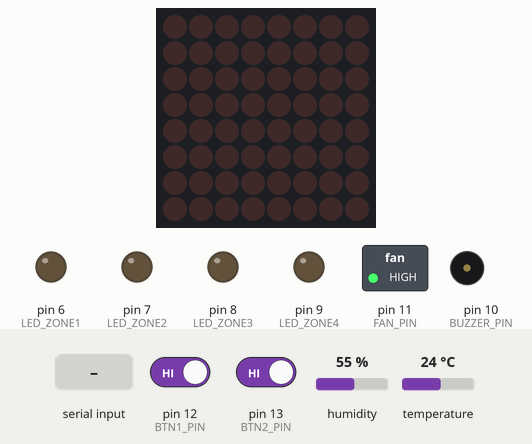
This sketch was run on a simulated Arduino Uno, built with avr-gcc and run on an emulated ATmega328P. Parts: 8×8 LED matrix, switched loads named in the sketch (green lamp = pin HIGH), output pins drawn as LEDs (lit = HIGH), buzzer (waves = sounding, pin HIGH). The inputs (shaded band) are chosen by the test bench; at power-on: pin 12 (BTN1_PIN) HIGH, pin 13 (BTN2_PIN) HIGH, humidity 55 %, temperature 24 °C. What the sketch prints to the serial monitor is not drawn.

Above: at 2.2 s.
2.3 s: "START_FAN\n" received over Serial
6.5 s: pin 12 (BTN1_PIN) driven LOW and pin 13 (BTN2_PIN) driven LOW
14.1 s: pin 13 (BTN2_PIN) driven HIGH
At 17.1 s:
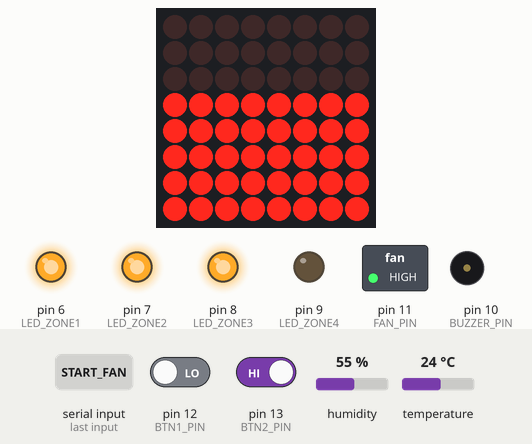
17.5 s: "STOP_FAN\n" received over Serial
At 18.7 s:
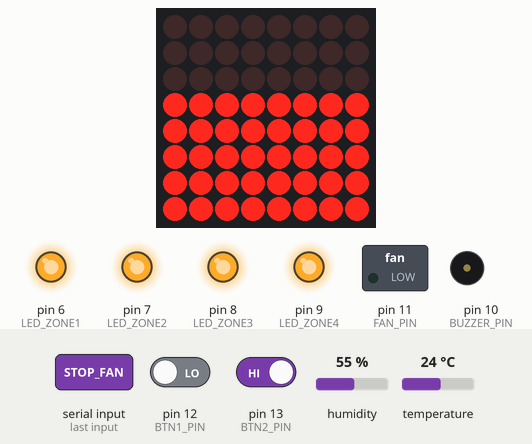
19.0 s: humidity set to 68 %
At 19.4 s:
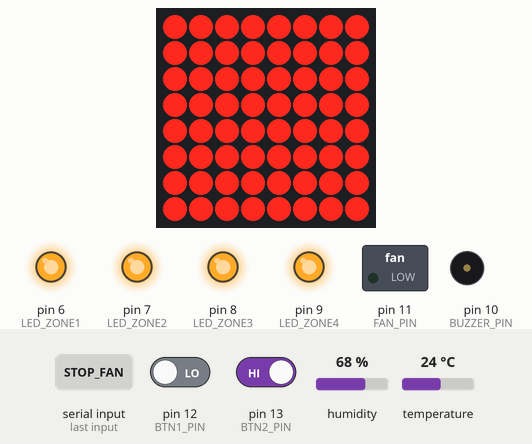
20.5 s: humidity set to 22 %
At 22.9 s:
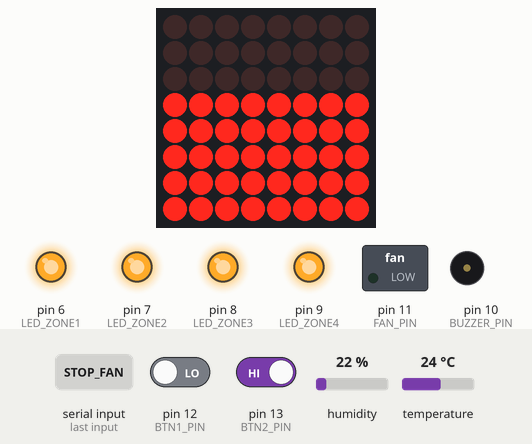
Timing chart, 0 to 24.4 s (numbered marks = the images above; inputs shaded):
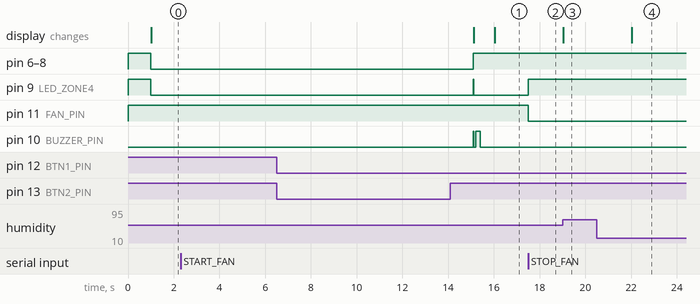

The sketch:

contamination_demo.ino
```cpp
/*
 * ContaminationHunter — Arduino Demo Firmware
 * Board: Arduino UNO R3
 *
 * Pin Map:
 *   2  → DHT11 signal
 *   3  → MAX7219 DIN
 *   4  → MAX7219 CS
 *   5  → MAX7219 CLK
 *   6  → Zone 1 LED (green)
 *   7  → Zone 2 LED (green)
 *   8  → Zone 3 LED (yellow)
 *   9  → Zone 4 LED (red)
 *  10  → Active buzzer
 *  11  → Fan/motor (transistor base, NPN PN2222)
 *  12  → Button 1 (manual contamination trigger)
 *  13  → Button 2 (fan on/off toggle / demo reset)
 */

#include <DHT.h>
#include <LedControl.h>

// ── Pin definitions ──────────────────────────────────────────────────────────
#define DHT_PIN       2
#define MAX_DIN       3
#define MAX_CS        4
#define MAX_CLK       5
#define LED_ZONE1     6
#define LED_ZONE2     7
#define LED_ZONE3     8
#define LED_ZONE4     9
#define BUZZER_PIN   10
#define FAN_PIN      11
#define BTN1_PIN     12
#define BTN2_PIN     13

// ── DHT11 ────────────────────────────────────────────────────────────────────
#define DHT_TYPE DHT11
DHT dht(DHT_PIN, DHT_TYPE);

// ── MAX7219 ──────────────────────────────────────────────────────────────────
LedControl lc = LedControl(MAX_DIN, MAX_CLK, MAX_CS, 1);

// ── State machine ─────────────────────────────────────────────────────────────
enum State { IDLE, CONTAMINATED, SOLVED };
State state = IDLE;

// ── Startup lockout ───────────────────────────────────────────────────────────
// DHT11 produces garbage readings for the first few seconds after power-on.
// We discard the first WARMUP_READS readings entirely, then build a baseline,
// then arm detection. No contamination can trigger during this window.
const int  WARMUP_READS       = 5;    // discard first N reads (5 seconds)
const int  BASELINE_SAMPLES   = 8;    // then average N reads for baseline (~8s)
int        warmupCount        = 0;
bool       warmupDone         = false;

// ── DHT11 baseline ────────────────────────────────────────────────────────────
float baselineHumidity    = 0;
float baselineTemp        = 0;
bool  baselineReady       = false;
int   baselineSampleCount = 0;
float humidityAccum       = 0;
float tempAccum           = 0;

// ── Spike confirmation ────────────────────────────────────────────────────────
// Require SPIKE_CONFIRM consecutive readings above threshold before triggering.
// This prevents a single noisy reading from firing contamination.
const int SPIKE_CONFIRM   = 3;
int       spikeCount      = 0;

// ── Detection thresholds (tune these after testing) ───────────────────────────
const float HUMIDITY_DELTA = 12.0;  // % above baseline to count as a spike
const float TEMP_DELTA     = 1.5;   // °C drop below baseline (contributing factor)

// ── Timing ───────────────────────────────────────────────────────────────────
unsigned long lastDHTRead        = 0;
const long    DHT_INTERVAL       = 1000;

unsigned long lastHeartbeat      = 0;
const long    HEARTBEAT_INTERVAL = 5000;

// ── Buzzer: 2 beeps only, then silence ───────────────────────────────────────
int           buzzerBeepCount  = 0;   // how many beeps fired so far
bool          buzzerOn         = false;
unsigned long lastBuzzerToggle = 0;
const long    BUZZER_ON_MS     = 200;
const long    BUZZER_OFF_MS    = 200;

// ── Zone 4 LED pulsing ───────────────────────────────────────────────────────
bool          zone4LedOn     = false;
unsigned long lastZone4Toggle = 0;
const long    ZONE4_PULSE_MS  = 500;

// ── Button debounce ──────────────────────────────────────────────────────────
unsigned long lastBtn1Press = 0;
unsigned long lastBtn2Press = 0;
const long    DEBOUNCE_MS   = 1000;

// ── MAX7219 bar display ───────────────────────────────────────────────────────
int           contaminationLevel = 0;
unsigned long lastDisplayUpdate  = 0;
const long    DISPLAY_INTERVAL   = 200;

// ── Serial input buffer ──────────────────────────────────────────────────────
String serialBuffer = "";

// ─────────────────────────────────────────────────────────────────────────────
void setup() {
  Serial.begin(9600);

  dht.begin();

  lc.shutdown(0, false);
  lc.setIntensity(0, 8);
  lc.clearDisplay(0);

  pinMode(LED_ZONE1, OUTPUT);
  pinMode(LED_ZONE2, OUTPUT);
  pinMode(LED_ZONE3, OUTPUT);
  pinMode(LED_ZONE4, OUTPUT);
  pinMode(BUZZER_PIN, OUTPUT);
  pinMode(FAN_PIN, OUTPUT);
  pinMode(BTN1_PIN, INPUT_PULLUP);
  pinMode(BTN2_PIN, INPUT_PULLUP);

  digitalWrite(BUZZER_PIN, LOW);
  digitalWrite(FAN_PIN, HIGH);   // fan on at startup

  // ── LED startup test — flash all LEDs for 1 second so you can verify wiring
  setAllLeds(HIGH);
  delay(1000);
  setAllLeds(LOW);

  Serial.println("ARDUINO_READY");
  Serial.println("STATUS: Warming up DHT11 sensor...");
}

// ─────────────────────────────────────────────────────────────────────────────
void loop() {
  unsigned long now = millis();

  // Serial commands from backend
  while (Serial.available()) {
    char c = (char)Serial.read();
    if (c == '\n') {
      serialBuffer.trim();
      handleSerialCommand(serialBuffer);
      serialBuffer = "";
    } else {
      serialBuffer += c;
    }
  }

  // DHT11 read (1Hz max)
  if (now - lastDHTRead >= DHT_INTERVAL) {
    lastDHTRead = now;
    readDHT();
  }

  // Button 1 — manual contamination trigger
  // Only allowed after baseline is fully armed — not during warmup or baseline phase
  if (digitalRead(BTN1_PIN) == LOW && state == IDLE && baselineReady &&
      now - lastBtn1Press > DEBOUNCE_MS) {
    lastBtn1Press = now;
    Serial.println("STATUS: Button 1 pressed — manual trigger");
    triggerContamination();
  }

  // Button 2 — fan toggle / demo reset
  if (digitalRead(BTN2_PIN) == LOW && now - lastBtn2Press > DEBOUNCE_MS) {
    lastBtn2Press = now;
    handleBtn2();
  }

  // Buzzer: 2 beeps then silence (CONTAMINATED only)
  if (state == CONTAMINATED && buzzerBeepCount < 2) {
    long buzzerPeriod = buzzerOn ? BUZZER_ON_MS : BUZZER_OFF_MS;
    if (now - lastBuzzerToggle >= (unsigned long)buzzerPeriod) {
      lastBuzzerToggle = now;
      buzzerOn = !buzzerOn;
      digitalWrite(BUZZER_PIN, buzzerOn ? HIGH : LOW);
      if (!buzzerOn) {
        // a full beep (on→off) just completed
        buzzerBeepCount++;
        if (buzzerBeepCount >= 2) {
          digitalWrite(BUZZER_PIN, LOW);  // ensure off
        }
      }
    }

    // Zone 4 red LED pulse
    if (now - lastZone4Toggle >= ZONE4_PULSE_MS) {
      lastZone4Toggle = now;
      zone4LedOn = !zone4LedOn;
      digitalWrite(LED_ZONE4, zone4LedOn ? HIGH : LOW);
    }
  }

  // MAX7219 update
  if (now - lastDisplayUpdate >= DISPLAY_INTERVAL) {
    lastDisplayUpdate = now;
    updateDisplay();
  }

  // Heartbeat
  if (now - lastHeartbeat >= HEARTBEAT_INTERVAL) {
    lastHeartbeat = now;
    Serial.println("HEARTBEAT");
  }
}

// ─────────────────────────────────────────────────────────────────────────────
// DHT11 reading — warmup → baseline → detection
// ─────────────────────────────────────────────────────────────────────────────
void readDHT() {
  float h = dht.readHumidity();
  float t = dht.readTemperature();

  // Reject NaN reads
  if (isnan(h) || isnan(t)) {
    Serial.println("STATUS: DHT read failed, retrying...");
    return;
  }

  // Phase 1: warmup — discard first WARMUP_READS readings silently
  if (!warmupDone) {
    warmupCount++;
    Serial.print("STATUS: Warmup ");
    Serial.print(warmupCount);
    Serial.print("/");
    Serial.print(WARMUP_READS);
    Serial.print(" H=");
    Serial.print(h);
    Serial.print(" T=");
    Serial.println(t);
    if (warmupCount >= WARMUP_READS) {
      warmupDone = true;
      Serial.println("STATUS: Warmup complete. Building baseline...");
    }
    return;
  }

  // Phase 2: baseline — average BASELINE_SAMPLES readings
  if (!baselineReady) {
    humidityAccum += h;
    tempAccum     += t;
    baselineSampleCount++;
    Serial.print("STATUS: Baseline ");
    Serial.print(baselineSampleCount);
    Serial.print("/");
    Serial.print(BASELINE_SAMPLES);
    Serial.print(" H=");
    Serial.print(h);
    Serial.print(" T=");
    Serial.println(t);
    if (baselineSampleCount >= BASELINE_SAMPLES) {
      baselineHumidity = humidityAccum / BASELINE_SAMPLES;
      baselineTemp     = tempAccum     / BASELINE_SAMPLES;
      baselineReady    = true;
      Serial.print("STATUS: Baseline set. H=");
      Serial.print(baselineHumidity);
      Serial.print(" T=");
      Serial.println(baselineTemp);
      Serial.println("STATUS: Detection armed.");
    }
    return;
  }

  // Phase 3: active monitoring
  float humidityDelta = h - baselineHumidity;
  float tempDelta     = baselineTemp - t;  // positive = temp dropped

  // Print live readings to serial so you can watch the values
  Serial.print("READING H=");
  Serial.print(h);
  Serial.print(" dH=");
  Serial.print(humidityDelta);
  Serial.print(" T=");
  Serial.print(t);
  Serial.print(" dT=");
  Serial.println(tempDelta);

  // Update bar display level (always reactive to environment)
  float normalized = constrain(humidityDelta / HUMIDITY_DELTA, 0.0, 1.0);
  int rawLevel = (int)(normalized * 8.0);

  if (state == CONTAMINATED || state == SOLVED) {
    contaminationLevel = max(rawLevel, 5);  // min 5 bars when contaminated
  } else {
    contaminationLevel = rawLevel;
    updateIdleLeds(contaminationLevel);
  }

  // Spike detection — only in IDLE, only when detection is armed
  if (state == IDLE) {
    bool humiditySpike = humidityDelta >= HUMIDITY_DELTA;
    bool tempContrib   = tempDelta >= TEMP_DELTA;

    if (humiditySpike || (humidityDelta >= HUMIDITY_DELTA * 0.7 && tempContrib)) {
      spikeCount++;
      Serial.print("STATUS: Spike detected (");
      Serial.print(spikeCount);
      Serial.print("/");
      Serial.print(SPIKE_CONFIRM);
      Serial.println(")");
      if (spikeCount >= SPIKE_CONFIRM) {
        triggerContamination();
      }
    } else {
      // Reset spike counter if reading drops back down
      spikeCount = 0;
    }

    // Adaptive baseline drift — slowly follows ambient in IDLE
    baselineHumidity = baselineHumidity * 0.97 + h * 0.03;
    baselineTemp     = baselineTemp     * 0.97 + t * 0.03;
  }
}

// ─────────────────────────────────────────────────────────────────────────────
// Reactive LED update during IDLE
// ─────────────────────────────────────────────────────────────────────────────
void updateIdleLeds(int level) {
  digitalWrite(LED_ZONE1, level >= 2 ? HIGH : LOW);
  digitalWrite(LED_ZONE2, level >= 4 ? HIGH : LOW);
  digitalWrite(LED_ZONE3, level >= 6 ? HIGH : LOW);
  digitalWrite(LED_ZONE4, LOW);
}

// ─────────────────────────────────────────────────────────────────────────────
// Trigger contamination — IDLE → CONTAMINATED
// ─────────────────────────────────────────────────────────────────────────────
void triggerContamination() {
  if (state != IDLE) return;
  state = CONTAMINATED;
  spikeCount = 0;

  setAllLeds(HIGH);

  buzzerBeepCount = 0;
  buzzerOn = true;
  digitalWrite(BUZZER_PIN, HIGH);
  lastBuzzerToggle = millis();

  zone4LedOn = true;
  lastZone4Toggle = millis();

  contaminationLevel = 8;

  Serial.println("CONTAMINATION_DETECTED");
}

// ─────────────────────────────────────────────────────────────────────────────
// Button 2 handler
// ─────────────────────────────────────────────────────────────────────────────
void handleBtn2() {
  if (state == CONTAMINATED) {
    stopFan();
  } else if (state == SOLVED) {
    resetDemo();
  }
}

// ─────────────────────────────────────────────────────────────────────────────
// Stop fan — CONTAMINATED → SOLVED
// ─────────────────────────────────────────────────────────────────────────────
void stopFan() {
  if (state != CONTAMINATED) return;
  state = SOLVED;

  digitalWrite(FAN_PIN, LOW);
  digitalWrite(BUZZER_PIN, LOW);
  buzzerOn = false;
  buzzerBeepCount = 2;  // prevent any further beeps

  setAllLeds(HIGH);
  digitalWrite(LED_ZONE4, HIGH);  // solid, not pulsing

  Serial.println("FAN_STOPPED");
}

// ─────────────────────────────────────────────────────────────────────────────
// Reset demo — SOLVED → IDLE
// ─────────────────────────────────────────────────────────────────────────────
void resetDemo() {
  state = IDLE;

  digitalWrite(FAN_PIN, HIGH);
  setAllLeds(LOW);
  digitalWrite(BUZZER_PIN, LOW);
  buzzerOn = false;
  buzzerBeepCount = 0;

  contaminationLevel = 0;
  updateDisplay();  // explicitly clear by drawing 0 level

  // Re-arm from scratch
  warmupDone          = false;
  warmupCount         = 0;
  baselineReady       = false;
  baselineSampleCount = 0;
  humidityAccum       = 0;
  tempAccum           = 0;
  spikeCount          = 0;

  Serial.println("DEMO_RESET");
  Serial.println("STATUS: Warming up DHT11 sensor...");
}

// ─────────────────────────────────────────────────────────────────────────────
// Handle serial commands from backend
// ─────────────────────────────────────────────────────────────────────────────
void handleSerialCommand(String cmd) {
  if (cmd == "STOP_FAN") {
    stopFan();
  } else if (cmd == "START_FAN") {
    resetDemo();
  }
}

// ─────────────────────────────────────────────────────────────────────────────
// Update MAX7219 bar display
// Uses setRow() — fills rows bottom to top based on contaminationLevel (0-8).
// Row 7 = bottom row, Row 0 = top row.
// Each active row is fully lit (all 8 LEDs = 0xFF).
// ─────────────────────────────────────────────────────────────────────────────
void updateDisplay() {
  for (int row = 0; row < 8; row++) {
    // Row 7 is the bottom. Fill from bottom up.
    // A row is lit if it falls within the contamination level.
    // level 0 = all off, level 8 = all on.
    int threshold = 8 - contaminationLevel;  // rows 0..(threshold-1) are off
    if (row >= threshold) {
      lc.setRow(0, row, 0xFF);  // all 8 LEDs in this row ON
    } else {
      lc.setRow(0, row, 0x00);  // all 8 LEDs in this row OFF
    }
  }
}

// ─────────────────────────────────────────────────────────────────────────────
// Utility: set all zone LEDs
// ─────────────────────────────────────────────────────────────────────────────
void setAllLeds(int val) {
  digitalWrite(LED_ZONE1, val);
  digitalWrite(LED_ZONE2, val);
  digitalWrite(LED_ZONE3, val);
  digitalWrite(LED_ZONE4, val);
}
```

Measured:
- after the input at 2.3 s, every drawn part: stays the same
- after the input at 6.5 s, every drawn part: stays the same
- after the input at 14.1 s, pin 6 (LED_ZONE1), pin 7 (LED_ZONE2), pin 8 (LED_ZONE3): goes on until 15.1 s, then stays HIGH; pin 9 (LED_ZONE4): goes on until 15.1 s, then stays LOW; pin 11 (FAN_PIN): stays HIGH (without the input it goes to LOW after 1.4 s)
- after the input at 17.5 s, pin 9 (LED_ZONE4): LOW → HIGH at once; pin 11 (FAN_PIN): HIGH → LOW at once
- after the input at 19.0 s, the display: changes at once (image 3)
- after the input at 20.5 s, the display: changes after 1.5 s (image 4)
